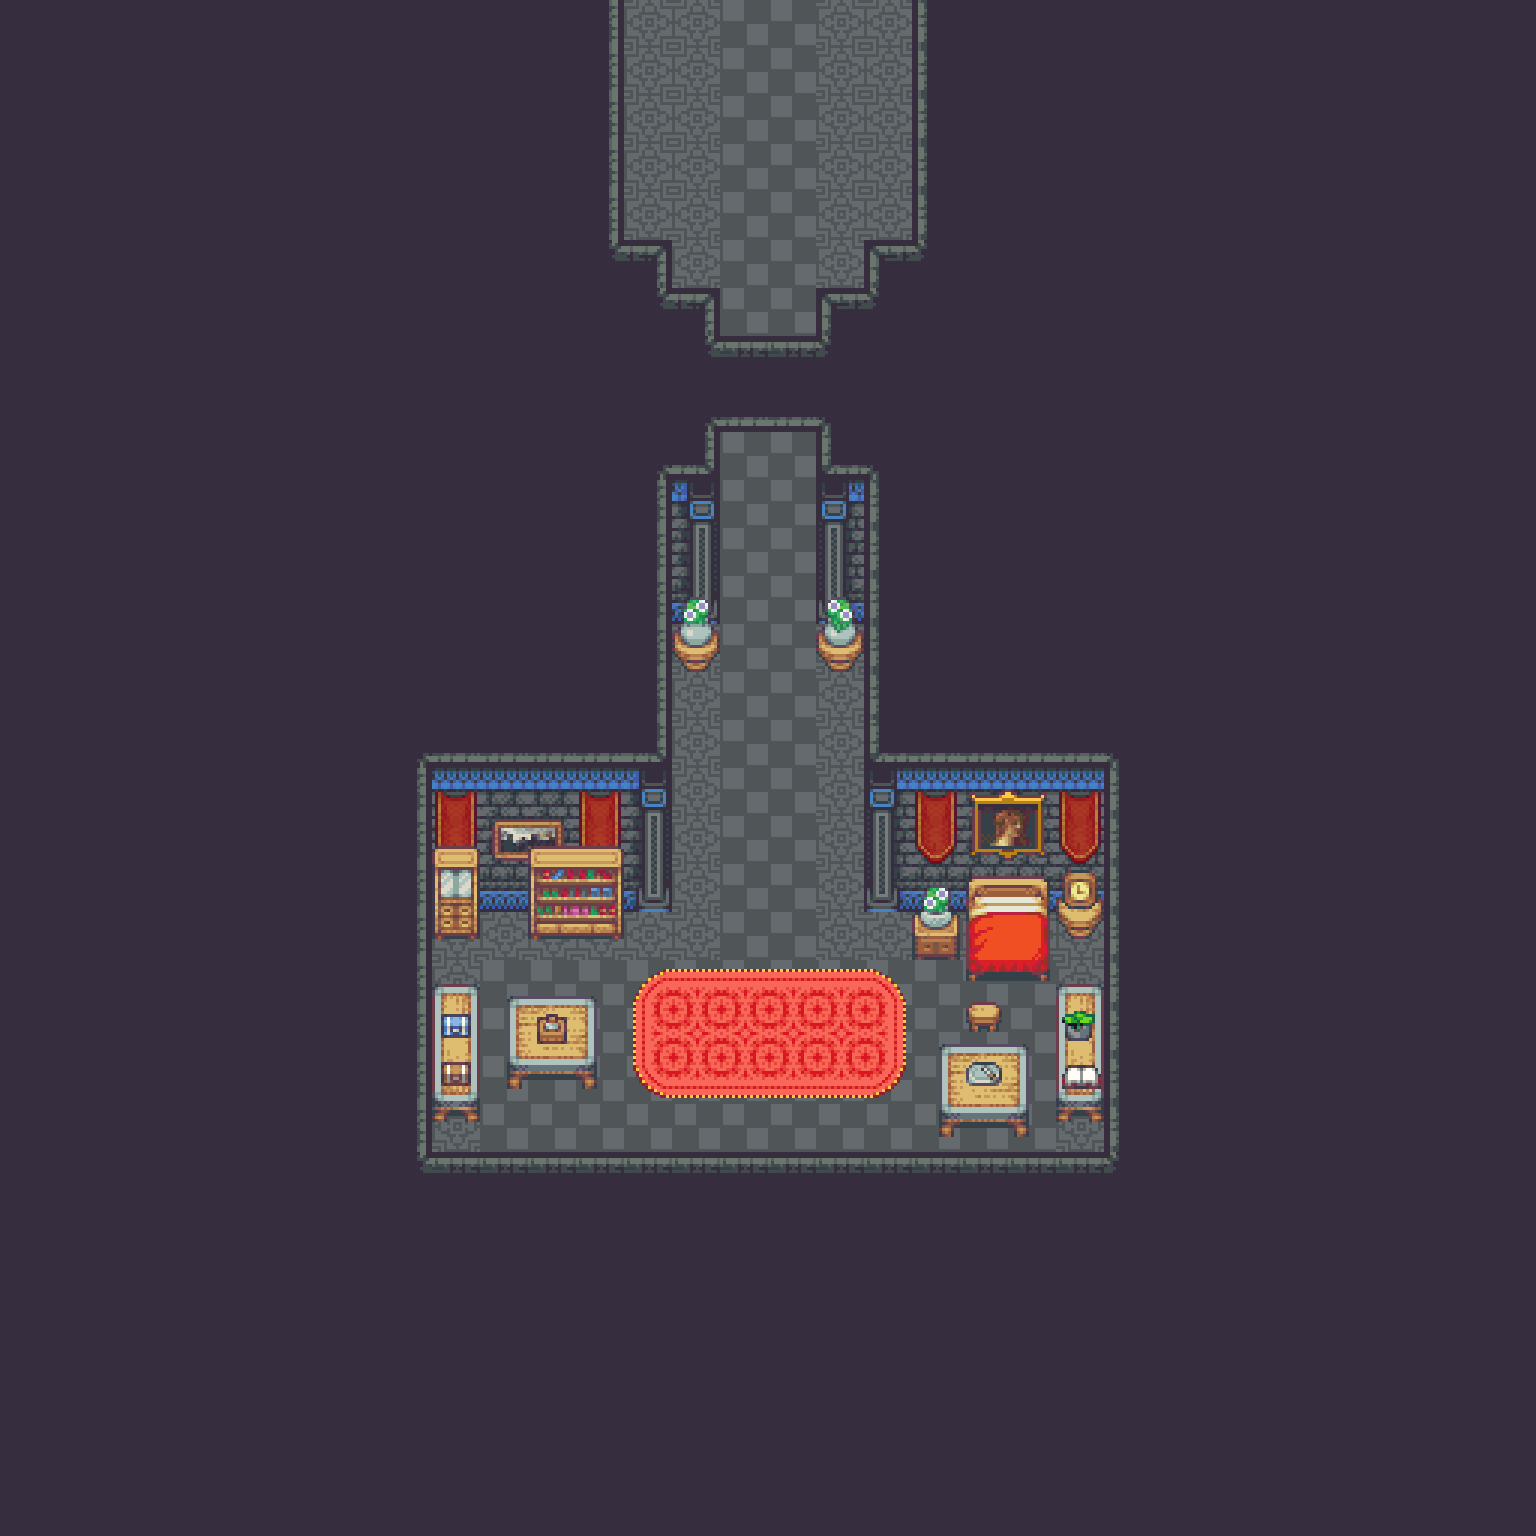

Below is a game level as drawn by its tile map, then a one-line description and the .tmx that defines it (tile-layer data replaced by summaries):
An orthogonal 32x32 tile map with 48x48 px tiles, 6 tile layers (Basement, Ground, Flooring, Furnishing, ...), 4 tilesets and 3 objects.

<map version="1.10" tiledversion="1.10.1" orientation="orthogonal" renderorder="right-down" width="32" height="32" tilewidth="48" tileheight="48" infinite="0" nextlayerid="9" nextobjectid="6">
 <tileset firstgid="1" source="Castle.tsx" />
 <tileset firstgid="1480" source="CastleInterior.tsx" />
 <tileset firstgid="3160" source="CastleObjects.tsx" />
 <tileset firstgid="3416" source="CastleObjects2.tsx" />
 <layer id="10" name="Basement" width="32" height="32">
  <data>[1024 cells, 0 non-empty, 0 distinct tile ids]</data>
 </layer>
 <layer id="2" name="Ground" width="32" height="32">
  <data>[1024 cells, 1024 non-empty, 2 distinct tile ids]</data>
 </layer>
 <layer id="9" name="Flooring" width="32" height="32">
  <data>[1024 cells, 18 non-empty, 9 distinct tile ids]</data>
 </layer>
 <layer id="1" name="Furnishing" width="32" height="32">
  <data>[1024 cells, 905 non-empty, 53 distinct tile ids]</data>
 </layer>
 <layer id="6" name="Decor" width="32" height="32">
  <data>[1024 cells, 21 non-empty, 21 distinct tile ids]</data>
 </layer>
 <layer id="5" name="Ceiling" width="32" height="32">
  <data>[1024 cells, 21 non-empty, 18 distinct tile ids]</data>
 </layer>
 <objectgroup id="3" name="Props">
  <object id="3" gid="235" x="720" y="576" width="96" height="144">
   <properties>
    <property name="I" value="[Door WoodenDoor]" />
   </properties>
  </object>
  <object id="4" gid="235" x="864" y="1008" width="144" height="144">
   <properties>
    <property name="I">[Character [Enemy Kyla] Rightward True False
  [Sequence
   [ClearSpirits
    [FadeOutSong 120]
    [Wait 120]
    [PlaySong 120 0 0 0.5 [Field Joining]]
    [Wait 180]
    [Dialog "It is done."]
    [Wait 120]
    [Dialog "Everyone wears a blank face now..."]
    [Wait 120]
    [Dialog "The Queen's messenger has informed me that I will take my master's stead."]
    [Wait 60]
    [Face [CharacterTarget [Enemy Kyla]] Downward]
    [Wait 60]
    [Dialog "No one knew of my plan, not even Loch."]
    [Wait 120]
    [Dialog "He had proposed that he leave his post and we again meet."]
    [Wait 120]
    [Dialog "I long for his company, but I asked him to defer his leave until the coming holiday."]
    [Wait 120]
    [Dialog "Tomorrow my title will be made official and throughout that night I will hear them weep the way they once heard me."]
    [Wait 60]
    [Face [CharacterTarget [Enemy Kyla]] Rightward]
    [Wait 60]
    [Dialog "Knowing that they will all be passed over for the lowest of us..."]
    [Wait 120]
    [Dialog "...their hearts writhe in anticipation of the torment I have planned for them."]
    [Wait 120]
    [Dialog "They now know what cost their cruelty has brought them due."]
    [Wait 120]
    [Dialog "They will never forget the dread I have brought them."]
    [Wait 120]
    [Dialog "It cannot be undone..."]
    [FadeOutSong 120]
    [Fade [CharacterTarget [Enemy Kyla]] 150]
    [ReplaceAdvent [KylaAdvent 4] [KylaAdvent 5]]
    [PlaySong 120 0 0 0.5 [Castle CastlePart3]]
    [Wait 120]
    [PlaySound 0.5 [Field Unlatch]]
    [Dialog "Something unlatched..."]]]
 [[KylaAdvent 4]]]</property>
   </properties>
  </object>
  <object id="5" gid="235" x="480" y="960" width="48" height="48">
   <properties>
    <property name="I" value="[Chest WoodenChest [KeyItem PewterKey] a0e6030b-897b-483c-9e70-ff360f03e4e8 None Fin [[KylaAdvent 5]]]" />
   </properties>
  </object>
 </objectgroup>
</map>
